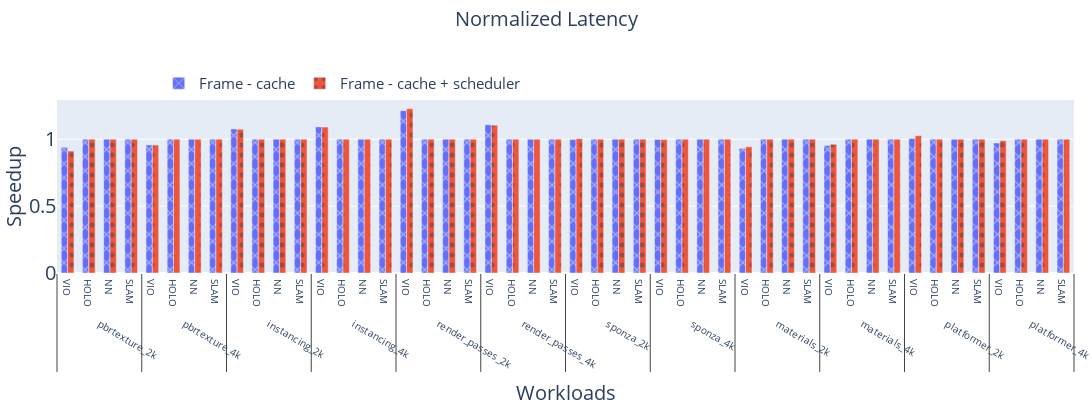

The cell this chart's notebook holds for it:
### Code cell
stats = {}
tot_ipcs = {}
appconfigs = []

for wl in workloads:
    (
    all_named_kernels,
    stat_map,
    apps_and_args,
    configs,
    stats,
    gpgpu_build_nums,
    )= get_csv_data_for_merge("../../" + wl + ".csv")

    for app in apps_and_args:
        if "all" not in app:
            continue
        for config in configs:
            appconfigs.append(app)
            tot_ipcs[app + config] = 0

    for app in apps_and_args:
        if "all" not in app:
            continue
        for config in configs:
            max_g_index = 0
            max_index = 0
            last_g_kernel = ""
            last_kernel = ""
            for kernel in all_named_kernels[app]:
                if "MESA" in kernel:
                    if int(kernel.split("-")[-1]) > max_g_index:
                        max_index = int(kernel.split('-')[-1])
                        last_g_kernel = kernel
                if int(kernel.split("-")[-1]) > max_index:
                    max_index = int(kernel.split('-')[-1])
                    last_kernel = kernel
            if config == app+"ORIN-SASS-VISUAL":
                # if baseline, select the last kernel
                tot_ipcs[app + config] = float(stat_map[last_kernel + app + config + "gpu_tot_ipc\\s*=\\s*(.*)"])
            else:
                # if not baseline, select the last MESA kernel because computes are finished already
                tot_ipcs[app + config] = float(stat_map[last_g_kernel + app + config + "gpu_tot_ipc\\s*=\\s*(.*)"])

ipc1_to_plot = []
ipc2_to_plot = []
for wl in workloads:
    x_names.append(wl.split("_")[0])
    x_sizes.append(wl.split("_")[-1])
    app = wl + "/all"
    config = app+"ORIN-SASS-concurrent-best-VISUAL"
    baseline = app+"ORIN-SASS-VISUAL"
    ipc1_to_plot.append(tot_ipcs[config] / (tot_ipcs[baseline]))

    config =app+"ORIN-SASS-concurrent-VISUAL"
    ipc2_to_plot.append(tot_ipcs[config] / (tot_ipcs[baseline]))


x_labels = [x_names, x_sizes]
fig = go.Figure(data=[
    go.Bar(name='Frame - cache', x=x_mesa_labels, y=ipc1_to_plot),
    go.Bar(name='Frame - cache + scheduler', x=x_mesa_labels, y=ipc2_to_plot),
])

fig = go.Figure()
fig.add_trace(
    go.Bar(
        name="Frame - cache",
        x=[
            x_mesa_labels + x_mesa_labels + x_mesa_labels + x_mesa_labels,
            x_vio_labels + x_holo_labels + x_nn_labels + x_slam_labels,
        ],
        y=ipc1_to_plot + ones + ones + ones,
        # marker=dict(color=colors['Frame - cache']),
        marker_pattern_shape=patterns["Frame - cache"],
    )
)
fig.add_trace(
    go.Bar(
        name="Frame - cache + scheduler",
        x=[
            x_mesa_labels + x_mesa_labels + x_mesa_labels + x_mesa_labels,
            x_vio_labels + x_holo_labels + x_nn_labels + x_slam_labels,
        ],
        y=ipc2_to_plot + ones + ones + ones,
        # marker=dict(color=colors['Frame - cache + scheduler']),
        marker_pattern_shape=patterns["Frame - cache + scheduler"],
    )
)

# change width and height of the figure
fig.update_layout(
    autosize=False,
    width=1200,
    height=400,
    # title="Normalized Latency",
)
# Change the bar mode
fig.update_layout(barmode="group")
# add title in middle
fig.update_layout(
    title={
        "text": "Normalized Latency",
        "y": 0.97,
        "x": 0.5,
        "xanchor": "center",
        "yanchor": "top",
    }
)
# change bar gap
fig.update_layout(bargap=0.4, bargroupgap=0)
# change x axis title
fig.update_layout(xaxis_title="Workloads", yaxis_title="Speedup")
# change y axis range
# fig.update_yaxes(range=[0, 1.5], dtick=1)
# change y tick step
# change font size
fig.update_layout(xaxis=dict(tickfont=dict(size=10)))
fig.update_layout(yaxis=dict(tickfont=dict(size=20)))
fig.update_layout(title_font_size=20)
fig.update_layout(legend=dict(font=dict(size=15)))
fig.update_layout(xaxis_title_font_size=20)
fig.update_layout(yaxis_title_font_size=20)
# change legend position to top
fig.update_layout(
    legend=dict(
        orientation="h",
        yanchor="bottom",
        y=1,
        xanchor="left",
        x=0.1,
    )
)
# change margin
fig.update_layout(margin=dict(l=0, r=10, t=100, b=100))

fig.show()

plotly.io.write_image(fig, "output_file.pdf", format="pdf")
plotly.io.write_image(fig, "tmp.png", format="png")

### Figure 1 — Plotly figure (JSON) as saved in the notebook; plotly's stock layout.template omitted (floating-point values rounded to 4 significant figures)
{"data": [{"marker": {"pattern": {"shape": "x"}}, "name": "Frame - cache", "type": "bar", "x": [["pbrtexture_2k", "pbrtexture_4k", "instancing_2k", "instancing_4k", "render_passes_2k", "render_passes_4k", "sponza_2k", "sponza_4k", "materials_2k", "materials_4k", "platformer_2k", "platformer_4k", "pbrtexture_2k", "pbrtexture_4k", "instancing_2k", "instancing_4k", "render_passes_2k", "render_passes_4k", "sponza_2k", "sponza_4k", "materials_2k", "materials_4k", "platformer_2k", "platformer_4k", "pbrtexture_2k", "pbrtexture_4k", "instancing_2k", "instancing_4k", "render_passes_2k", "render_passes_4k", "sponza_2k", "sponza_4k", "materials_2k", "materials_4k", "platformer_2k", "platformer_4k", "pbrtexture_2k", "pbrtexture_4k", "instancing_2k", "instancing_4k", "render_passes_2k", "render_passes_4k", "sponza_2k", "sponza_4k", "materials_2k", "materials_4k", "platformer_2k", "platformer_4k"], ["VIO", "VIO", "VIO", "VIO", "VIO", "VIO", "VIO", "VIO", "VIO", "VIO", "VIO", "VIO", "HOLO", "HOLO", "HOLO", "HOLO", "HOLO", "HOLO", "HOLO", "HOLO", "HOLO", "HOLO", "HOLO", "HOLO", "NN", "NN", "NN", "NN", "NN", "NN", "NN", "NN", "NN", "NN", "NN", "NN", "SLAM", "SLAM", "SLAM", "SLAM", "SLAM", "SLAM", "SLAM", "SLAM", "SLAM", "SLAM", "SLAM", "SLAM"]], "y": [0.9402, 0.9575, 1.077, 1.092, 1.213, 1.108, 0.9971, 0.998, 0.9323, 0.9527, 1.005, 0.971, 1, 1, 1, 1, 1, 1, 1, 1, 1, 1, 1, 1, 1, 1, 1, 1, 1, 1, 1, 1, 1, 1, 1, 1, 1, 1, 1, 1, 1, 1, 1, 1, 1, 1, 1, 1]}, {"marker": {"pattern": {"shape": "."}}, "name": "Frame - cache + scheduler", "type": "bar", "x": [["pbrtexture_2k", "pbrtexture_4k", "instancing_2k", "instancing_4k", "render_passes_2k", "render_passes_4k", "sponza_2k", "sponza_4k", "materials_2k", "materials_4k", "platformer_2k", "platformer_4k", "pbrtexture_2k", "pbrtexture_4k", "instancing_2k", "instancing_4k", "render_passes_2k", "render_passes_4k", "sponza_2k", "sponza_4k", "materials_2k", "materials_4k", "platformer_2k", "platformer_4k", "pbrtexture_2k", "pbrtexture_4k", "instancing_2k", "instancing_4k", "render_passes_2k", "render_passes_4k", "sponza_2k", "sponza_4k", "materials_2k", "materials_4k", "platformer_2k", "platformer_4k", "pbrtexture_2k", "pbrtexture_4k", "instancing_2k", "instancing_4k", "render_passes_2k", "render_passes_4k", "sponza_2k", "sponza_4k", "materials_2k", "materials_4k", "platformer_2k", "platformer_4k"], ["VIO", "VIO", "VIO", "VIO", "VIO", "VIO", "VIO", "VIO", "VIO", "VIO", "VIO", "VIO", "HOLO", "HOLO", "HOLO", "HOLO", "HOLO", "HOLO", "HOLO", "HOLO", "HOLO", "HOLO", "HOLO", "HOLO", "NN", "NN", "NN", "NN", "NN", "NN", "NN", "NN", "NN", "NN", "NN", "NN", "SLAM", "SLAM", "SLAM", "SLAM", "SLAM", "SLAM", "SLAM", "SLAM", "SLAM", "SLAM", "SLAM", "SLAM"]], "y": [0.9116, 0.956, 1.074, 1.09, 1.228, 1.105, 1.004, 0.9972, 0.9433, 0.9616, 1.026, 0.9892, 1, 1, 1, 1, 1, 1, 1, 1, 1, 1, 1, 1, 1, 1, 1, 1, 1, 1, 1, 1, 1, 1, 1, 1, 1, 1, 1, 1, 1, 1, 1, 1, 1, 1, 1, 1]}], "layout": {"autosize": false, "bargap": 0.4, "bargroupgap": 0, "barmode": "group", "height": 400, "legend": {"font": {"size": 15}, "orientation": "h", "x": 0.1, "xanchor": "left", "y": 1, "yanchor": "bottom"}, "margin": {"b": 100, "l": 0, "r": 10, "t": 100}, "title": {"font": {"size": 20}, "text": "Normalized Latency", "x": 0.5, "xanchor": "center", "y": 0.97, "yanchor": "top"}, "width": 1200, "xaxis": {"tickfont": {"size": 10}, "title": {"font": {"size": 20}, "text": "Workloads"}}, "yaxis": {"tickfont": {"size": 20}, "title": {"font": {"size": 20}, "text": "Speedup"}}}}
